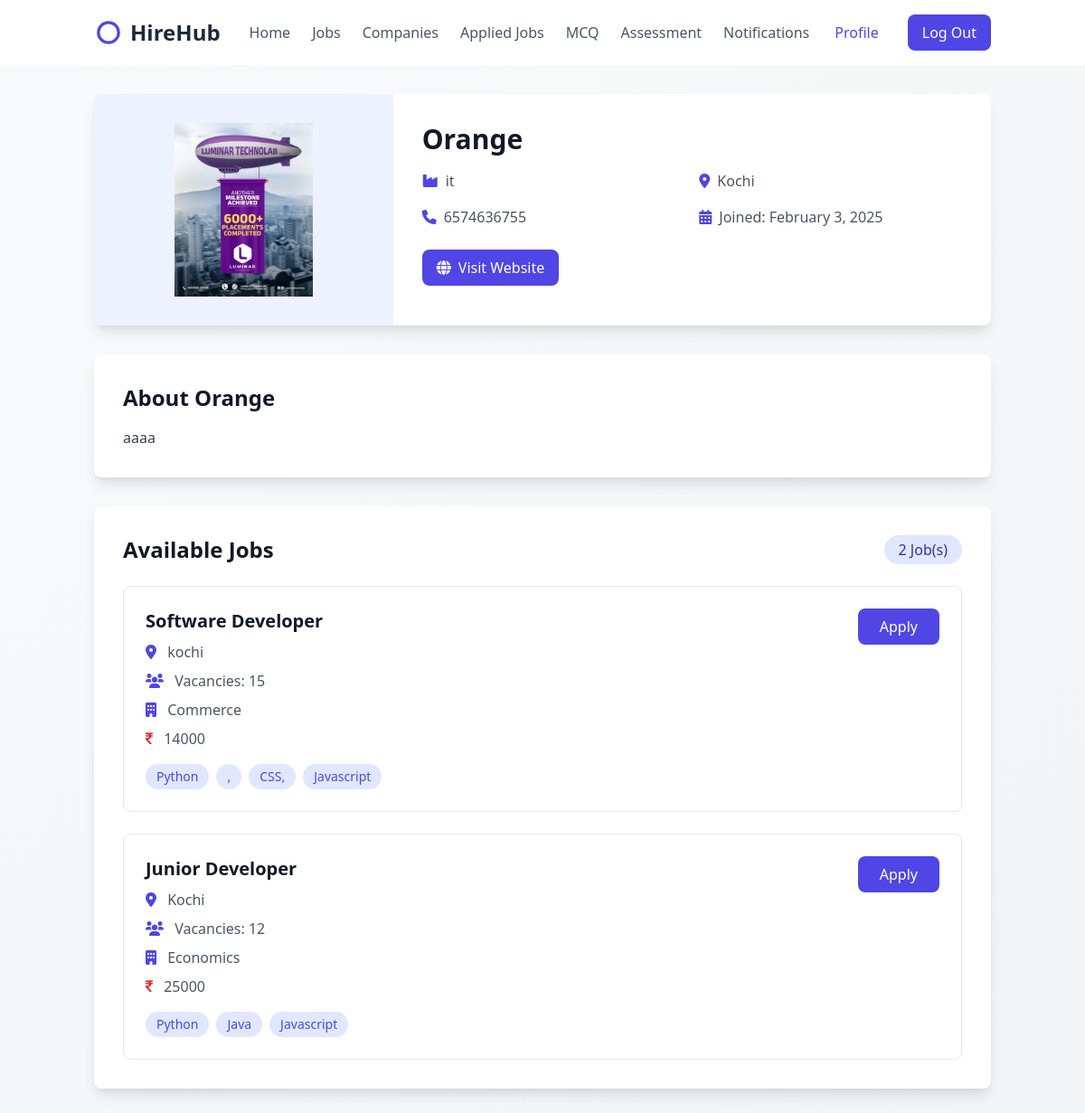
/companies/13/, run on the app's committed database.
### college_admin/models.py (models this page shows, shortened)
class CustomUser(AbstractBaseUser,PermissionsMixin):
    name=models.CharField(max_length=200)
    email=models.EmailField(unique=True)
    is_active=models.BooleanField(default=True)
    is_staff=models.BooleanField(default=False)
    is_superuser=models.BooleanField(default=False)
    is_company=models.BooleanField(default=False)
    objects = CustomUserManager()
    USERNAME_FIELD = 'email'
    REQUIRED_FIELDS = ['']

class Company(CustomUser):
    industry = models.CharField(max_length=255)
    about =  models.TextField()
    logo = models.FileField(upload_to="media/Company-Logo")
    location = models.CharField(max_length=200)
    phone = models.PositiveBigIntegerField()
    site_url = models.URLField(null=True)
    options = (
        ('Approved','Approved'),
        ('Revoked','Revoked'),
        ('Pending','Pending')
    )
    status = models.CharField(max_length=100,choices=options,default="Pending",null=True,blank=True)
    created_at = models.DateTimeField(auto_now_add=True)
    updated_at = models.DateTimeField(auto_now=True)

class CustomUser(AbstractBaseUser,PermissionsMixin):
    name=models.CharField(max_length=200)
    email=models.EmailField(unique=True)
    is_active=models.BooleanField(default=True)
    is_staff=models.BooleanField(default=False)
    is_superuser=models.BooleanField(default=False)
    is_company=models.BooleanField(default=False)
    objects = CustomUserManager()
    USERNAME_FIELD = 'email'
    REQUIRED_FIELDS = ['']

class JobPosts(models.Model):
    company =  models.ForeignKey(Company,on_delete=models.CASCADE,related_name="company_jobs",null=True)
    skills = models.CharField(max_length=100)
    designation = models.CharField(max_length=100)
    vacancy = models.IntegerField()
    location = models.CharField(max_length=100)
    department = models.ForeignKey('Department', on_delete=models.CASCADE)
    salary = models.CharField(max_length=300,null=True)
    opening_date = models.DateField(auto_now_add=True)
    closing_date = models.DateField(null=True, blank=True)  # Make closing date optional if needed
    created_at = models.DateTimeField(auto_now_add=True,null=True)

class Department(models.Model):
    name = models.CharField(max_length=100)
    hod_name = models.CharField(max_length=100,null=True)
    created_at = models.DateTimeField(auto_now_add=True)

### students/views.py (the view)
# urls.py: path('companies/<int:pk>/', CompanyDetailView.as_view(), name='company-detail'),
class CompanyDetailView(DetailView):
    model = Company
    template_name = 'company-detail.html'
    context_object_name = 'company'
    def get_queryset(self):
        return Company.objects.filter(status='Approved')

### students/templates/company-detail.html (shortened to what this page needs)
{% extends "student_home.html" %}
{% load static %}
{% block user %}
<section class="bg-gradient-to-br from-gray-50 to-gray-100 min-h-screen py-8">
    <div class="container mx-auto px-4">
        <div class="max-w-5xl mx-auto">
            <div class="bg-white rounded-lg shadow-lg overflow-hidden mb-8">
                <div class="md:flex">
                    <div class="md:w-1/3 bg-indigo-50 p-8 flex items-center justify-center">
                        {% if company.logo %}
                        <img src="{{ company.logo.url }}" alt="{{ company.name }}" class="max-h-48 max-w-full object-contain">
                        {% else %}
                        <div class="w-32 h-32 bg-indigo-100 rounded-full flex items-center justify-center">
                            <i class="fas fa-building text-5xl text-indigo-400"></i>
                        </div>
                        {% endif %}
                    </div>
                    <div class="md:w-2/3 p-8">
                        <h1 class="text-3xl font-bold text-gray-900 mb-4">{{ company.name }}</h1>
                        <div class="grid grid-cols-1 md:grid-cols-2 gap-4 mb-6">
                            <div class="flex items-center text-gray-600">
                                <i class="fas fa-industry mr-2 text-indigo-600"></i>
                                <span>{{ company.industry }}</span>
                            </div>
                            <div class="flex items-center text-gray-600">
                                <i class="fas fa-map-marker-alt mr-2 text-indigo-600"></i>
                                <span>{{ company.location }}</span>
                            </div>
                            <div class="flex items-center text-gray-600">
                                <i class="fas fa-phone mr-2 text-indigo-600"></i>
                                <span>{{ company.phone }}</span>
                            </div>
                            <div class="flex items-center text-gray-600">
                                <i class="fas fa-calendar mr-2 text-indigo-600"></i>
                                <span>Joined: {{ company.created_at|date:"F j, Y" }}</span>
                            </div>
                        </div>
                        {% if company.site_url %}
                        <a href="{{ company.site_url }}" target="_blank" class="inline-block px-4 py-2 bg-indigo-600 text-white rounded-lg hover:bg-indigo-700 transition">
                            <i class="fas fa-globe mr-1"></i> Visit Website
                        </a>
                        {% endif %}
                    </div>
                </div>
            </div>
            <div class="bg-white rounded-lg shadow-lg p-8 mb-8">
                <h2 class="text-2xl font-bold text-gray-900 mb-4">About {{ company.name }}</h2>
                <div class="prose max-w-none text-gray-700">
                    {{ company.about|linebreaks }}
                </div>
            </div>
            <div class="bg-white rounded-lg shadow-lg p-8">
                <div class="flex justify-between items-center mb-6">
                    <h2 class="text-2xl font-bold text-gray-900">Available Jobs</h2>
                    <span class="px-4 py-1 bg-indigo-100 text-indigo-800 rounded-full font-medium">
                        {{ company.company_jobs.count }} Job(s)
                    </span>
                </div>
                {% if company.company_jobs.all %}
                <div class="space-y-6">
                    {% for job in company.company_jobs.all %}
                    <div class="border rounded-lg p-6 hover:border-indigo-300 transition">
                        <div class="flex justify-between items-start">
                            <div>
                                <h3 class="text-xl font-bold text-gray-900">{{ job.designation }}</h3>
                                <div class="mt-2 space-y-2">
                                    <p class="text-gray-600">
                                        <i class="fas fa-map-marker-alt mr-2 text-indigo-600"></i>
                                        {{ job.location }}
                                    </p>
                                    <p class="text-gray-600">
                                        <i class="fas fa-users mr-2 text-indigo-600"></i>
                                        Vacancies: {{ job.vacancy }}
                                    </p>
                                    <p class="text-gray-600">
                                        <i class="fas fa-building mr-2 text-indigo-600"></i>
                                        {{ job.department.name }}
                                    </p>
                                    <p class="text-gray-600">
                                        <i class="fa fa-rupee mr-2 text-red-600"></i>
                                        {{ job.salary }}
                                    </p>
                                </div>
                                <div class="mt-4 flex flex-wrap gap-2">
                                    {% for skill in job.skills.split %}
                                    <span class="px-3 py-1 bg-indigo-100 text-indigo-600 rounded-full text-sm">
                                        {{ skill }}
                                    </span>
                                    {% endfor %}
                                </div>
                            </div>
                            <a href="{% url 'apply-job' job.id %}" class="px-6 py-2 bg-indigo-600 text-white rounded-lg hover:bg-indigo-700 transition">
                                Apply
                            </a>
                        </div>
                    </div>
                    {% endfor %}
                </div>
                {% endif %}
            </div>
        </div>
    </div>
</section>
{% endblock %}

### data on the page
Company: logo (picture), industry "it", location "Kochi", phone "6574636755", created_at "February 3, 2025", about "aaaa", company_jobs.count "2"
CustomUser: name "Orange"
JobPosts: designation "Software Developer", location "kochi", vacancy "15", department.name "Commerce", salary "14000", split "Python" "," "CSS," "Javascript"
JobPosts: designation "Junior Developer", location "Kochi", vacancy "12", department.name "Economics", salary "25000", split "Python" "Java" "Javascript"
